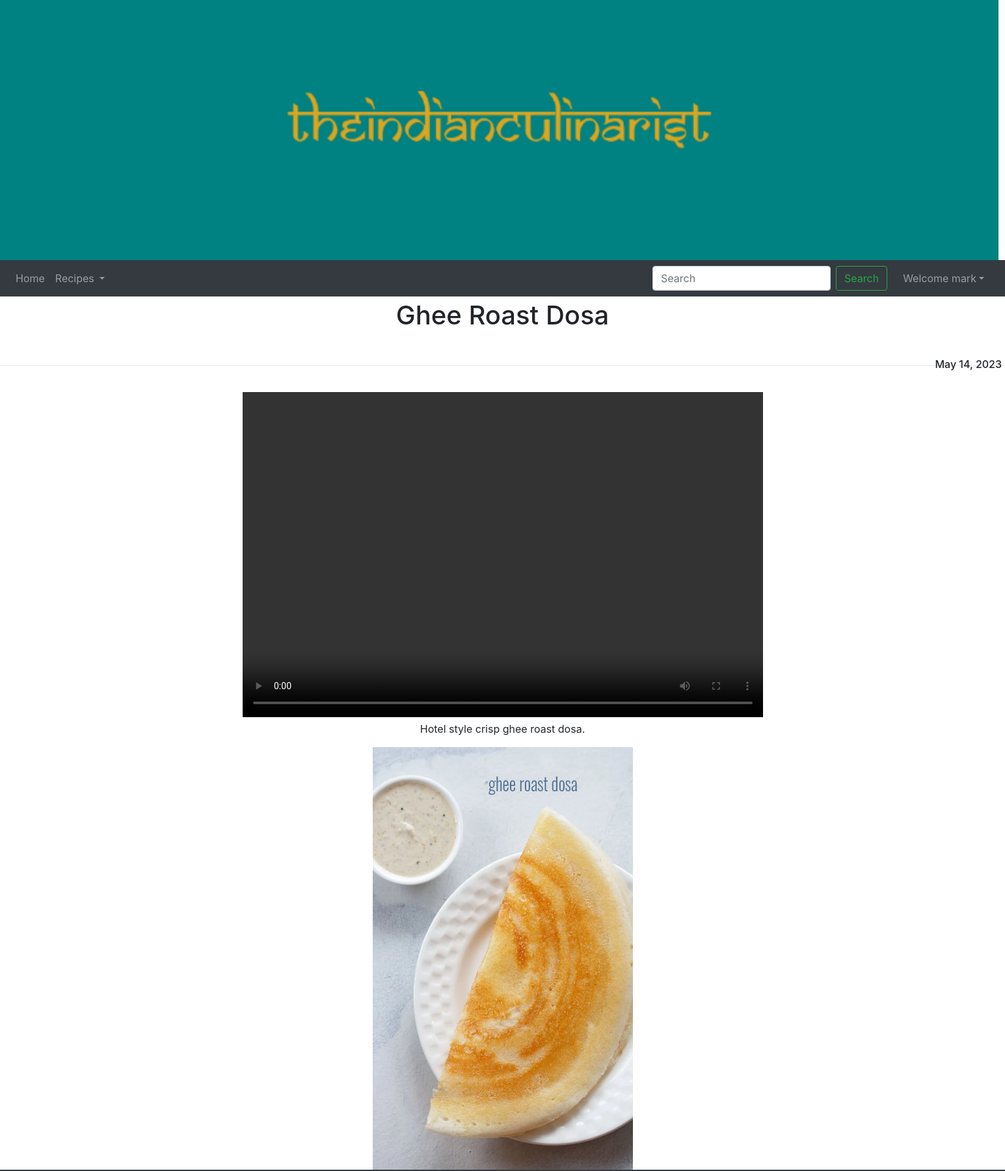
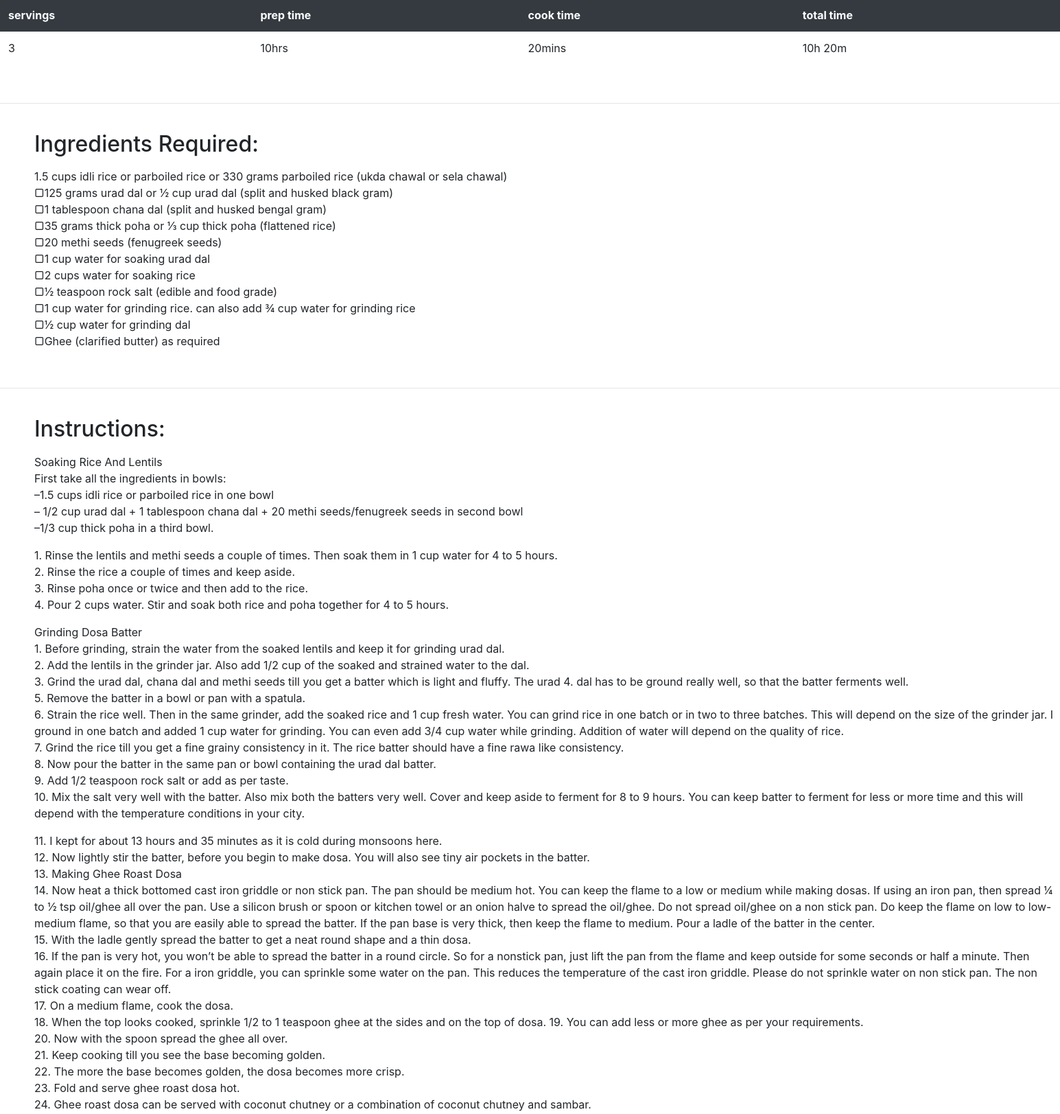
Page /display/Ghee Roast Dosa (signed in, upper part) on the committed database (2 pictures, top to bottom).
### app/models.py (models this page shows, shortened)
class recipe(models.Model):
    region=models.CharField(max_length=100)
    title =models.CharField(max_length=100)
    image=models.ImageField(upload_to='images',default="")
    date=models.DateField()
    desc =models.TextField()
    ratings =models.FloatField()
    video =models.FileField(upload_to='videos')

class recipe_card(models.Model):
    myfk=models.ForeignKey(recipe,on_delete=models.CASCADE,default="")
    preptime =models.CharField(max_length=100)
    cooktime =models.CharField(max_length=100)
    totaltime =models.CharField(max_length=100)
    servings =models.CharField(max_length=100)
    instructions =models.TextField()
    ingredients=models.TextField(default="")

### app/views.py (the view, shortened to what this page needs)
# urls.py: path('display/<topic>', views.display,name="display")
def display(request,topic):
    article=recipe.objects.get(title=topic)
    card=recipe_card.objects.get(myfk=article)
    comments= Comment.objects.filter(post=article,parent=None)
    replies= Comment.objects.filter(post=article).exclude(parent=None)
    replyDict={}
    for reply in replies:
        if reply.parent.sno not in replyDict.keys():
            replyDict[reply.parent.sno]=[reply]
        else:
            replyDict[reply.parent.sno].append(reply)
    return render(request,'app/display.html',{"article":article,"card":card,'comments': comments, 'user': request.user,'replyDict': replyDict})

### app/templatetags/extras.py (called while the page is built)
@register.filter(name='get_val')
def get_val(dict, key):
    return dict.get(key)

### app/templates/app/display.html (shortened to what this page needs)
{% extends 'app/navbar.html' %}
{% block content %}
{% load static %}
{% load humanize %}
{% load extras %}
    <center><h1 style="padding:5px;">{{ article.title }}</h1>
    <br />
    <h6 style="float:right; padding:5px;">{{article.date}} {{article.rating}}</h6>
    <hr />
    <br />
    <video width="800" height="500" controls>
      <source src="/media/{{article.video}}" type="video/mp4">
    </video>
    <p>{{article.desc}}</p>
    <img src="/media/{{article.image}}" class="bd-placeholder-img" width="400" height="650" aria-label="Placeholder: Thumbnail">
    <table class="table table-borderless">
      <thead class="table-dark">
        <tr>
          <th scope="col">servings</th>
          <th scope="col">prep time</th>
          <th scope="col">cook time</th>
          <th scope="col">total time</th>
        </tr>
      </thead>
      <tbody>
        <tr>
          <td>{{card.servings}}</td>
          <td>{{card.preptime}}</td>
          <td>{{card.cooktime}}</td>
          <td>{{card.totaltime}}</td>
        </tr>
      </tbody>
    </table>
    <br />
    <hr />
    <br /></center>
    <div   style="margin-left:50px;">
        <h2>Ingredients Required:</h2>
    <p>{{card.ingredients|linebreaks}}</p>
       </div>
    <br />
     <hr />
    <br />
    <div   style="margin-left:50px;">
        <h2>Instructions:</h2>
        <p>{{card.instructions|linebreaks}}</p>
    </div>
{% endblock %}

### app/templates/app/navbar.html (shortened to what this page needs)
{% load static %}
<!DOCTYPE html>
<html lang="en" xmlns="http://www.w3.org/1999/xhtml">
<head>
    <link rel="stylesheet" href="https://cdn.jsdelivr.net/npm/bootstrap@4.6.2/dist/css/bootstrap.min.css">
</head>
<body>
    <div>
        <img src="{% static 'images/Samarkan.png' %}" width="1535px" height="400px">
    </div>
    <nav class="navbar sticky-top navbar-expand-lg navbar-dark bg-dark">
        <div class="collapse navbar-collapse" id="navbarSupportedContent">
            <ul class="navbar-nav mr-auto">
                <li class="nav-item">
                    <a class="nav-link" href="{% url "home" %}">Home</a>
                </li>
                <li class="nav-item dropdown">
                    <a class="nav-link dropdown-toggle" href="#" role="button" data-toggle="dropdown" aria-expanded="false">
                        Recipes
                    </a>
                </li>
            </ul>
        </div>
        <form method="get" action="/search" class="form-inline my-2 my-lg-0 mx-3">
            <input class="form-control mr-sm-2" type="search" placeholder="Search" aria-label="Search" name="search" id="search">
            <button class="btn btn-outline-success my-2 my-sm-0" type="submit">Search</button>
        </form>
        {% if user.is_authenticated %}
<ul class="navbar-nav mr-2">
<li class="nav-item dropdown">
<a class="nav-link dropdown-toggle" href='#' id="navbarDropdown" role="button" data-toggle="dropdown"> Welcome {{request.user}}</a>
      </li>
      </ul>
{% endif %}
    </nav>
    {% block content %}
    {% endblock %}
</body>
</html>

### rows in the picture
recipe: title "Ghee Roast Dosa", date "May 14, 2023", desc "Hotel style crisp ghee roast dosa.", image (picture)
recipe_card: servings "3", preptime "10hrs", cooktime "20mins", totaltime "10h 20m", ingredients "1.5 cups idli rice or parboiled rice or 330 grams parboiled rice (ukda chawal or sela chawal) ▢125 grams urad dal or ½ cup urad dal (split and husked black gram) ▢1 tablespoon chana dal (split and husked bengal gram) ▢35 grams thick poha or ⅓ cup thick poha (flattened rice) ▢20 methi seeds (fenugreek seeds) ▢1 cup water for soaking urad dal ▢2 cups water for soaking rice ▢½ teaspoon rock salt (edible and food grade) ▢1 cup water for grinding rice. can also add ¾ cup water for grinding rice ▢½ cup water for grinding dal ▢Ghee (clarified butter) as required", instructions "Soaking Rice And Lentils First take all the ingredients in bowls: –1.5 cups idli rice or parboiled rice in one bowl – 1/2 cup urad dal + 1 tablespoon chana dal + 20 methi seeds/fenugreek seeds in second bowl –1/3 cup thick poha in a third bowl. 1. Rinse the lentils and methi seeds a couple of times. Then soak them in 1 cup water for 4 to 5 hours. 2. Rinse the rice a couple of times and keep aside. 3. Rinse poha once or twice and then add to the rice. 4. Pour 2 cups water. Stir and soak both rice and poha together for 4 to 5 hours. Grinding Dosa Batter 1. Before grinding, strain the water from the soaked lentils and keep it for grinding urad dal. 2. Add the lentils in the grinder jar. Also…"

### other values in the picture
{{ request.user }} "mark"
